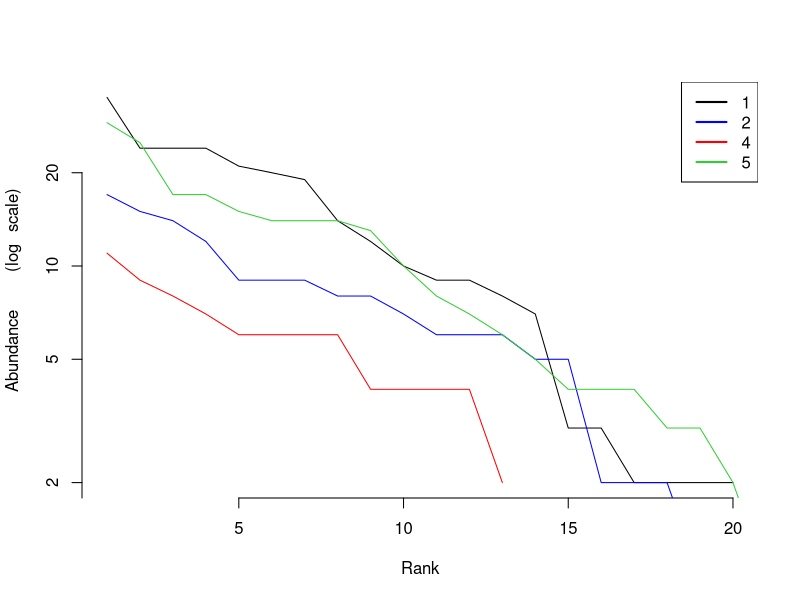

Here is the R script that generated this plot:
## ---- chunk 1
library(vegan)
library(dplyr)
library(tidyr)
library(ggplot2)
library(ggthemes)
data(dune)
data(dune.env)

dune.sum	<- aggregate(dune,	list(Moisture	=	dune.env$Moisture),	sum)
dune.sum1	<- dune.sum[,-1]
rownames(dune.sum1)	<- dune.sum[,1]

radPlot	<- function(x,	add=FALSE,	col='black',	...){
		x	<- x[x>0]
		x	<- x[rev(order(x))]
		if(!add)
				plot(1:length(x),	x,	type='l',	xlab='Rank',	ylab='Abundance	(log	scale)',
									log='y',	col=col,	...)
		else
				lines(1:length(x),	x,	col=col,	...)
		return(NULL)}

## ---- chunk 2
specnumber(dune.sum1)
## ---- chunk 3
sort(diversity(dune.sum1))
## ---- chunk 4
sort(exp(diversity(dune.sum1)))
sort(1/(diversity(dune.sum1, index = 'invsimpson')))
## ---- chunk 5
diversity(dune.sum1[1,], index = 'invsimpson')
## ---- chunk 6
radPlot(x = dune.sum1[1,], bty = 'n')
radPlot(x = dune.sum1[2,], add = TRUE, col = 'blue')
radPlot(x = dune.sum1[3,], add = TRUE, col = 'red')
radPlot(x = dune.sum1[4,], add = TRUE, col = 'limegreen')
legend('topright', legend = c('1','2',"4","5"),
       col = c("black","blue","red","limegreen"), lty =1,lwd=2)
## ---- chunk 7
library(knitr)
rarefaction_data <- data.frame("Moisture Level 1" = c(rarefy(dune.sum1[1,], sample =2),
                                rarefy(dune.sum1[1,], sample =10),
                                rarefy(dune.sum1[1,], sample =100)),
           "Moisture Level 2" = c(rarefy(dune.sum1[2,], sample =2),
                                rarefy(dune.sum1[2,], sample =10),
                                rarefy(dune.sum1[2,], sample =100)),
           "Moisture Level 4" = c(rarefy(dune.sum1[3,], sample =2),
                                rarefy(dune.sum1[3,], sample =10),
                                rarefy(dune.sum1[3,], sample =100)),
           "Moisture Level 5" = c(rarefy(dune.sum1[4,], sample =2),
                                rarefy(dune.sum1[4,], sample =10),
                                rarefy(dune.sum1[4,], sample =100))
)

rownames(rarefaction_data) <- c("2","10","100")

kable(rarefaction_data)
## ---- chunk 8
vegdist(dune.sum1)
